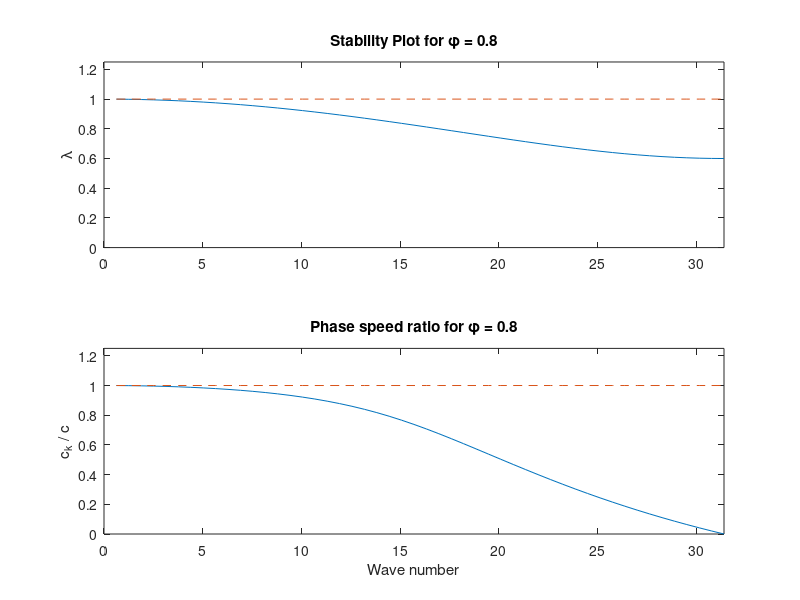

The MATLAB script that drew this image:
%   Phase Error and Stability for the leap frog method
%
%       c   -   wave speed in advection equation
%       L   -   length of interval
%       J   -   number of sample points (in x)
%       dx  -   delta x =L/J
%       dt  -   discete time step delta t
%       phi -   Courant ration c*dt/dx
%
%   If we assume u_j^n = u( j dx, n dt) = A^n exp(i k*2*pi/L j*dx), the
%   upwind method gives us
%

% set up grids for k to use in plotting
J=100; L=10; dx=L/J; c=1;
% note actual wavenumber khat = 2*pi*k/L = 2*pi*k/J J/L  = 2*pi*k/J 1/dx, 
% where k is the mode number (up to J/2);
khat=2*pi/L*[1:J/2];

phi=.8;

figure
subplot(2,1,1)  % top subplot of two
lambda=abs(1-phi + phi*exp(-i*khat*dx));
plot(khat,lambda, khat, 1+0*khat,'--'), axis([0 max(khat) 0 1.25])
title(['Stability Plot for \phi = ' num2str(phi) ])
ylabel('\lambda')

% now the frequency
dt=phi/c*dx
c_k=1./(khat*dt).*asin(phi*sin(khat*dx))
% c_k=omega./khat;  % phase speed of each numerical wave
c_ratio= c_k/c;

subplot(2,1,2)  % bottom subplot of two
plot(khat,c_ratio, khat, 1+0*khat,'--'), axis([0 max(khat) 0 1.25])
title(['Phase speed ratio for \phi = ' num2str(phi) ])
xlabel('Wave number'), ylabel('c_k / c')

